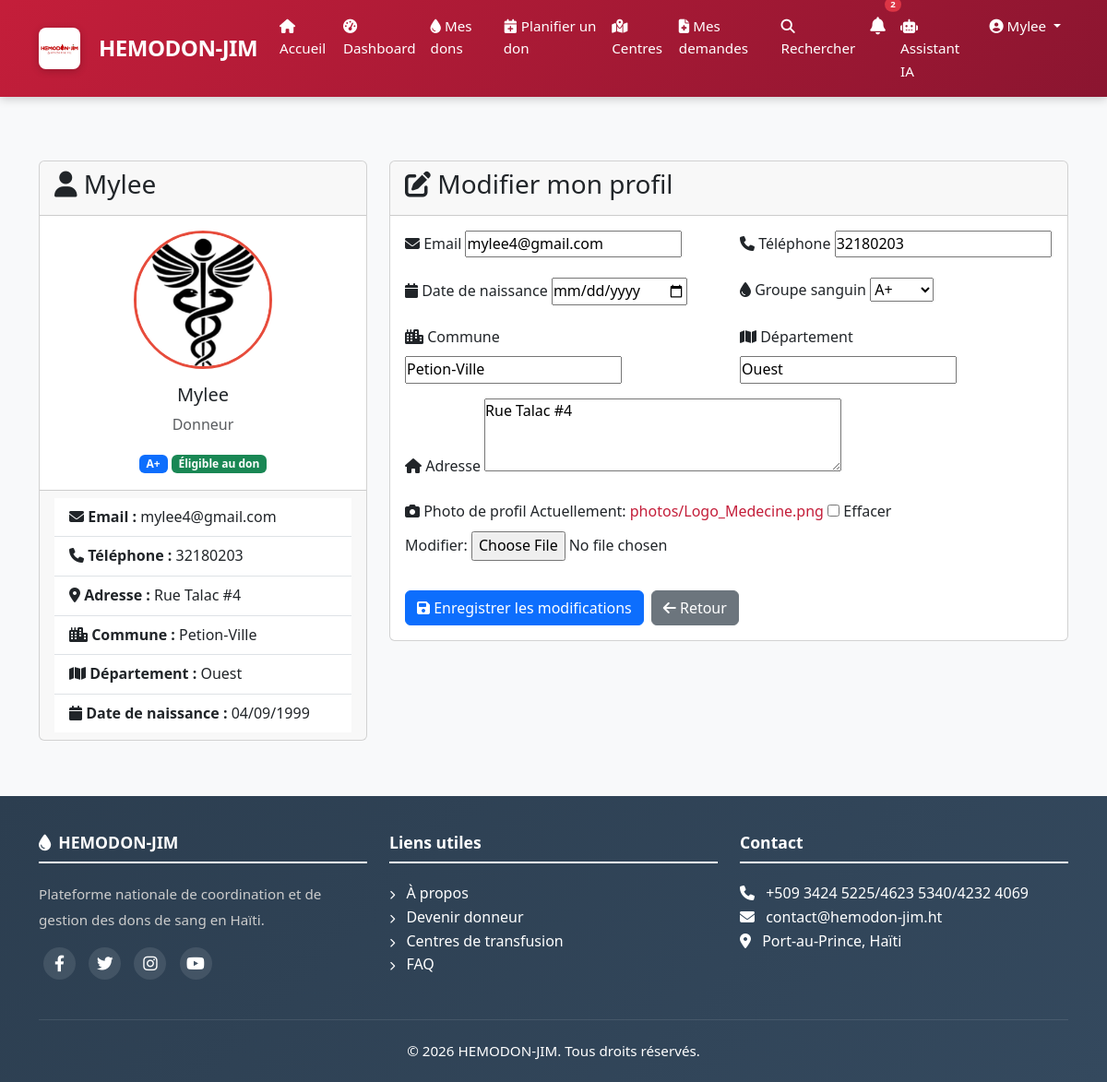
/profile/ (signed in), run on the app's committed database.
### apps/authentification/models.py (models this page shows, shortened)
class User(AbstractUser):
    GROUPE_CHOICES = [
        ('donneur', 'Donneur'),
        ('hospitalier', 'Personnel Hospitalier'),
        ('admin', 'Administrateur'),
        ('pnts', 'PNTS'),
    ]
    GROUPE_SANGUIN_CHOICES = [
        ('A+', 'A+'), ('A-', 'A-'),
        ('B+', 'B+'), ('B-', 'B-'),
        ('AB+', 'AB+'), ('AB-', 'AB-'),
        ('O+', 'O+'), ('O-', 'O-'),
    ]
    groupe = models.CharField(max_length=20, choices=GROUPE_CHOICES, default='donneur')
    telephone = models.CharField(max_length=20, unique=True)
    adresse = models.TextField(blank=True, null=True)
    commune = models.CharField(max_length=100, blank=True, null=True)
    departement = models.CharField(max_length=100, blank=True, null=True)
    date_naissance = models.DateField(null=True, blank=True)
    groupe_sanguin = models.CharField(max_length=3, choices=GROUPE_SANGUIN_CHOICES, blank=True, null=True)
    est_eligible = models.BooleanField(default=True)
    photo = models.ImageField(upload_to='photos/', blank=True, null=True)
    created_at = models.DateTimeField(auto_now_add=True)
    updated_at = models.DateTimeField(auto_now=True)
    class Meta:
        db_table = 'users'
        verbose_name = 'Utilisateur'
        verbose_name_plural = 'Utilisateurs'

### apps/authentification/views.py (the view)
# urls.py: path('profile/', views.profile, name='profile'),
@login_required
def profile(request):
    if request.method == 'POST':
        form = UserProfileForm(request.POST, request.FILES, instance=request.user)
        if form.is_valid():
            form.save()
            messages.success(request, 'Votre profil a été mis à jour avec succès !')
            return redirect('profile')
    else:
        form = UserProfileForm(instance=request.user)
    return render(request, 'auth/profile.html', {
        'user': request.user,
        'form': form
    })

### templates/auth/profile.html (shortened to what this page needs)
{% extends 'base.html' %}
{% block content %}
<div class="container mt-4">
    <div class="row">
        <div class="col-md-4">
            <div class="card">
                <div class="card-header">
                    <h3 class="card-title">
                        <i class="fas fa-user"></i> {{ user.username }}
                    </h3>
                </div>
                <div class="card-body text-center">
                    {% if user.photo %}
                        <img src="{{ user.photo.url }}" alt="Photo de profil"
                             class="img-fluid rounded-circle mb-3"
                             style="width: 150px; height: 150px; object-fit: cover; border: 3px solid #e74c3c;">
                    {% else %}
                        <div class="mb-3">
                            <i class="fas fa-user-circle fa-5x text-secondary"></i>
                        </div>
                    {% endif %}
                    <h5>{{ user.get_full_name|default:user.username }}</h5>
                    <p class="text-muted">{{ user.get_groupe_display }}</p>
                    <div class="mt-3">
                        <span class="badge bg-primary">{{ user.groupe_sanguin|default:"Groupe non renseigné" }}</span>
                        {% if user.est_eligible %}
                            <span class="badge bg-success">Éligible au don</span>
                        {% else %}
                            <span class="badge bg-danger">Non éligible</span>
                        {% endif %}
                    </div>
                </div>
                <div class="card-footer">
                    <ul class="list-group list-group-flush">
                        <li class="list-group-item">
                            <strong><i class="fas fa-envelope"></i> Email :</strong>
                            {{ user.email }}
                        </li>
                        <li class="list-group-item">
                            <strong><i class="fas fa-phone"></i> Téléphone :</strong>
                            {{ user.telephone }}
                        </li>
                        <li class="list-group-item">
                            <strong><i class="fas fa-map-marker-alt"></i> Adresse :</strong>
                            {{ user.adresse|default:"Non renseignée" }}
                        </li>
                        <li class="list-group-item">
                            <strong><i class="fas fa-city"></i> Commune :</strong>
                            {{ user.commune|default:"Non renseignée" }}
                        </li>
                        <li class="list-group-item">
                            <strong><i class="fas fa-map"></i> Département :</strong>
                            {{ user.departement|default:"Non renseigné" }}
                        </li>
                        <li class="list-group-item">
                            <strong><i class="fas fa-calendar"></i> Date de naissance :</strong>
                            {{ user.date_naissance|date:"d/m/Y"|default:"Non renseignée" }}
                        </li>
                    </ul>
                </div>
            </div>
        </div>
        <div class="col-md-8">
            <div class="card">
                <div class="card-header">
                    <h3 class="card-title">
                        <i class="fas fa-edit"></i> Modifier mon profil
                    </h3>
                </div>
                <div class="card-body">
                    <form method="POST" enctype="multipart/form-data">
                        <div class="row">
                            <div class="col-md-6 mb-3">
                                <label for="{{ form.email.id_for_label }}" class="form-label">
                                    <i class="fas fa-envelope"></i> Email
                                </label>
                                {{ form.email }}
                            </div>
                            <div class="col-md-6 mb-3">
                                <label for="{{ form.telephone.id_for_label }}" class="form-label">
                                    <i class="fas fa-phone"></i> Téléphone
                                </label>
                                {{ form.telephone }}
                            </div>
                            <div class="col-md-6 mb-3">
                                <label for="{{ form.date_naissance.id_for_label }}" class="form-label">
                                    <i class="fas fa-calendar"></i> Date de naissance
                                </label>
                                {{ form.date_naissance }}
                            </div>
                            <div class="col-md-6 mb-3">
                                <label for="{{ form.groupe_sanguin.id_for_label }}" class="form-label">
                                    <i class="fas fa-tint"></i> Groupe sanguin
                                </label>
                                {{ form.groupe_sanguin }}
                            </div>
                            <div class="col-md-6 mb-3">
                                <label for="{{ form.commune.id_for_label }}" class="form-label">
                                    <i class="fas fa-city"></i> Commune
                                </label>
                                {{ form.commune }}
                            </div>
                            <div class="col-md-6 mb-3">
                                <label for="{{ form.departement.id_for_label }}" class="form-label">
                                    <i class="fas fa-map"></i> Département
                                </label>
                                {{ form.departement }}
                            </div>
                            <div class="col-12 mb-3">
                                <label for="{{ form.adresse.id_for_label }}" class="form-label">
                                    <i class="fas fa-home"></i> Adresse
                                </label>
                                {{ form.adresse }}
                            </div>
                            <div class="col-12 mb-3">
                                <label for="{{ form.photo.id_for_label }}" class="form-label">
                                    <i class="fas fa-camera"></i> Photo de profil
                                </label>
                                {{ form.photo }}
                            </div>
                        </div>
                        <div class="d-flex gap-2 mt-3">
                            <button type="submit" class="btn btn-primary">
                                <i class="fas fa-save"></i> Enregistrer les modifications
                            </button>
                            <a href="{% url 'dashboard' %}" class="btn btn-secondary">
                                <i class="fas fa-arrow-left"></i> Retour
                            </a>
                        </div>
                    </form>
                </div>
            </div>
        </div>
    </div>
</div>
{% endblock %}

### templates/partials/header.html (shortened to what this page needs)
{% load static %}
<nav class="navbar navbar-expand-lg navbar-custom fixed-top">
    <div class="container">
        <a class="navbar-brand" href="{% url 'home' %}">
            <img src="{% static 'images/logo/logo1.jpg' %}" alt="HEMODON-JIM" height="40" class="me-2" style="border-radius: 8px;">
            <span>HEMODON-JIM</span>
        </a>
        <div class="collapse navbar-collapse" id="navbarNav">
            <ul class="navbar-nav ms-auto">
                <li class="nav-item">
                    <a class="nav-link {% if request.path == '/' %}active{% endif %}" href="{% url 'home' %}">
                        <i class="fas fa-home"></i> Accueil
                    </a>
                </li>
                {% if user.is_authenticated %}
                    {% if user.is_superuser or user.groupe == 'admin' or user.groupe == 'pnts' %}
                        <li class="nav-item">
                            <a class="nav-link {% if 'admin-panel' in request.path %}active{% endif %}" href="{% url 'app_admin:dashboard' %}">
                                <i class="fas fa-crown"></i> Panel Admin
                            </a>
                        </li>
                        <li class="nav-item">
                            <a class="nav-link" href="{% url 'app_admin:users' %}">
                                <i class="fas fa-users"></i> Utilisateurs
                            </a>
                        </li>
                        <li class="nav-item">
                            <a class="nav-link" href="{% url 'app_admin:centres' %}">
                                <i class="fas fa-hospital"></i> Centres
                            </a>
                        </li>
                        <li class="nav-item">
                            <a class="nav-link {% if 'stocks' in request.path %}active{% endif %}" href="{% url 'stocks:list' %}">
                                <i class="fas fa-warehouse"></i> Stocks
                            </a>
                        </li>
                        <li class="nav-item">
                            <a class="nav-link {% if 'demandes' in request.path %}active{% endif %}" href="{% url 'demandes:toutes' %}">
                                <i class="fas fa-file-medical"></i> Demandes
                                <span class="badge bg-warning ms-1">{{ demandes_urgentes|default:0 }}</span>
                            </a>
                        </li>
                    {% else %}
                        <li class="nav-item">
                            <a class="nav-link {% if 'dashboard' in request.path %}active{% endif %}" href="{% url 'dashboard' %}">
                                <i class="fas fa-tachometer-alt"></i> Dashboard
                            </a>
                        </li>
                        <li class="nav-item">
                            <a class="nav-link {% if 'mes-dons' in request.path %}active{% endif %}" href="{% url 'dons:my_dons' %}">
                                <i class="fas fa-droplet"></i> Mes dons
                            </a>
                        </li>
                        <li class="nav-item">
                            <a class="nav-link" href="{% url 'dons:create' %}">
                                <i class="fas fa-calendar-plus"></i> Planifier un don
                            </a>
                        </li>
                        <li class="nav-item">
                            <a class="nav-link {% if 'carte' in request.path %}active{% endif %}" href="{% url 'centres:map' %}">
                                <i class="fas fa-map-marked-alt"></i> Centres
                            </a>
                        </li>
                        <li class="nav-item">
                            <a class="nav-link {% if 'mes-demandes' in request.path %}active{% endif %}" href="{% url 'demandes:list' %}">
                                <i class="fas fa-file-medical"></i> Mes demandes
                            </a>
                        </li>
                        <li class="nav-item">
                            <a class="nav-link" href="{% url 'centres:search' %}">
                                <i class="fas fa-search"></i> Rechercher
                            </a>
                        </li>
                    {% endif %}
                    <li class="nav-item">
                        <a class="nav-link position-relative" href="{% url 'notifications:list' %}">
                            {% if user_notifications_count > 0 %}
                            <span class="position-absolute top-0 start-100 translate-middle badge rounded-pill bg-danger" style="font-size: 0.6rem; margin-top: -3px;">
                                {{ user_notifications_count }}
                            </span>
                            {% endif %}
                        </a>
                    </li>
                    <li class="nav-item">
                        <a class="nav-link" href="{% url 'chatbot:chatbot' %}">
                            <i class="fas fa-robot"></i> Assistant IA
                        </a>
                    </li>
                    <li class="nav-item dropdown">
                        <a class="nav-link dropdown-toggle" href="#" id="userDropdown" role="button" data-bs-toggle="dropdown">
                            <i class="fas fa-user-circle"></i> {{ user.username }}
                        </a>
                    </li>
                {% endif %}
            </ul>
        </div>
    </div>
</nav>

### data on the page
User: username "Mylee", photo (picture), get_full_name "Mylee", groupe "Donneur", groupe_sanguin "A+", email "mylee4@gmail.com", telephone "32180203", adresse "Rue Talac #4", commune "Petion-Ville", departement "Ouest", date_naissance "04/09/1999"

### other printed values
{{ user_notifications_count }} "2"
